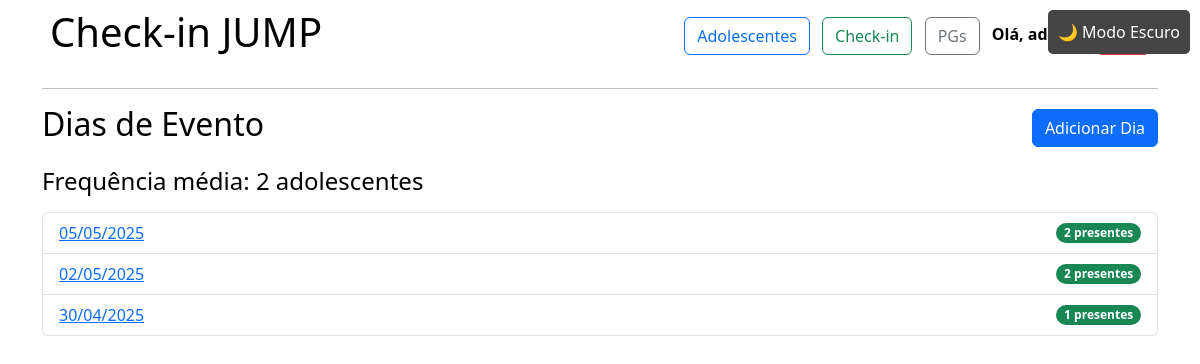
Screenshot of / (signed in) with the database file from the repository.
### adolescentes/models.py (models this page shows, shortened)
class DiaEvento(models.Model):
    data = models.DateField(unique=True)

### adolescentes/views.py (the view)
# urls.py: path("", views.lista_dias_evento, name="pagina_checkin"),
@login_required
def lista_dias_evento(request):
    dias = DiaEvento.objects.annotate(
        total_presentes=Count('presenca', filter=Q(presenca__presente=True))
    ).order_by('-data')
    if dias.exists():
        soma_presentes = sum(dia.total_presentes for dia in dias)
        media_presentes = soma_presentes / len(dias)
    else:
        media_presentes = 0
    return render(request, 'checkin/lista_dias.html', {
        'dias': dias,
        'media_presentes': media_presentes,
    })

### adolescentes/templates/checkin/lista_dias.html
{% extends 'adolescentes/base.html' %}
{% block content %}
<div class="d-flex justify-content-between align-items-center mb-3">
    <h2>Dias de Evento</h2>
    {% if perms.checkin.add_diaevento %}
    <a href="{% url 'novo_dia_evento' %}" class="btn btn-primary">Adicionar Dia</a>
    {% endif %}
</div>
{% if media_presentes %}
  <div class="mb-3">
    <h4>Frequência média: {{ media_presentes|floatformat:0 }} adolescentes</h4>
  </div>
{% endif %}
<ul class="list-group">
    {% for dia in dias %}
      <li class="list-group-item d-flex justify-content-between align-items-center">
        <a href="{% url 'checkin_dia' dia.id %}">{{ dia.data|date:"d/m/Y" }}</a>
        <span class="badge bg-success rounded-pill">
          {{ dia.total_presentes }} presentes
        </span>
      </li>
    {% endfor %}
</ul>
{% endblock %}

### adolescentes/templates/adolescentes/base.html (shortened to what this page needs)
{% load static %}
<!DOCTYPE html>
<html lang="pt-br">
<head>
    <link rel="stylesheet" href="https://cdn.jsdelivr.net/npm/bootstrap@5.3.0/dist/css/bootstrap.min.css">
    <link rel="stylesheet" href="{% static 'adolescentes/css/style.css' %}">
</head>
<body class="container">
    <button id="dark-mode-toggle">Modo Escuro</button>
    <nav class="d-flex justify-content-between align-items-center p-2">
        <h1>Check-in JUMP</h1>
        <div>
            <a href="{% url 'listar_adolescentes' %}" class="btn btn-outline-primary me-2">Adolescentes</a>
            <a href="{% url 'pagina_checkin' %}" class="btn btn-outline-success me-2">Check-in</a>
            <a href="{% url 'lista_pgs' %}" class="btn btn-outline-secondary me-2">PGs</a>
            {% if user.is_authenticated %}
                <span><strong>Olá, {{ user.username }}!</strong></span>
                <a href="{% url 'logout' %}" class="btn btn-danger ms-2">Sair</a>
            {% else %}
                <a href="{% url 'login' %}" class="btn btn-primary">Entrar</a>
            {% endif %}
        </div>
    </nav>
    <hr>
    {% block content %}{% endblock %}
</body>
</html>

### static/adolescentes/css/style.css (style rules this page uses)
body { background-color: #ffffff; color: #000000; transition: background-color 0.3s, color 0.3s; }
#dark-mode-toggle { position: fixed; top: 10px; right: 10px; padding: 10px; border: none; background: #444; color: white; cursor: pointer; border-radius: 5px; transition: background 0.3s; }

### rows the page displays
DiaEvento: data "05/05/2025", total_presentes "2"
DiaEvento: data "02/05/2025", total_presentes "2"
DiaEvento: data "30/04/2025", total_presentes "1"

### other values shown
{{ media_presentes|floatformat:0 }} "2"
